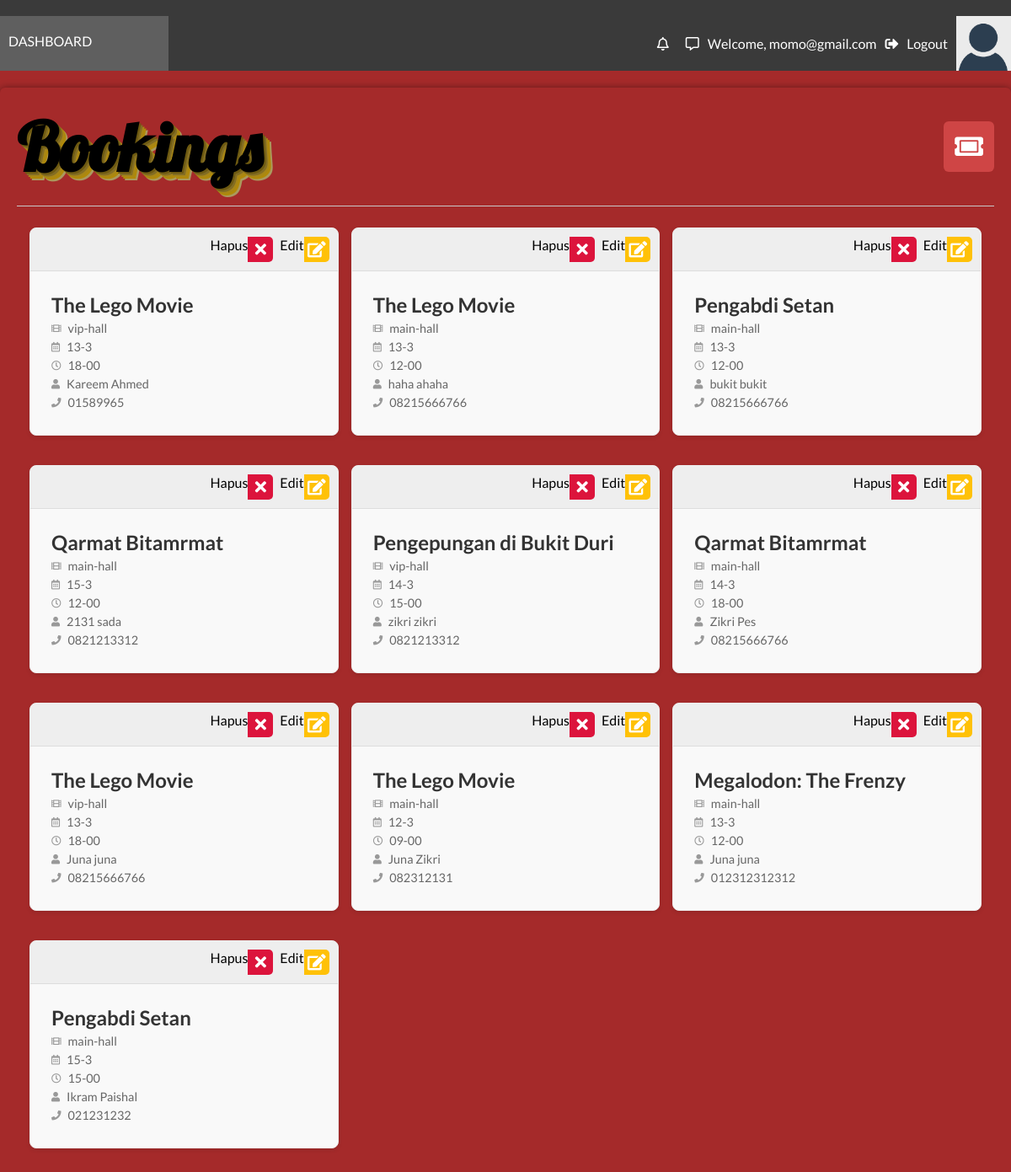
The app's page /cinema/todo.php (signed in) with its own data.
### tables this page shows
CREATE TABLE `bookingtable` (
  `bookingID` int(11) NOT NULL,
  `movieName` varchar(100) DEFAULT NULL,
  `bookingTheatre` varchar(100) NOT NULL,
  `bookingType` varchar(100) DEFAULT NULL,
  `bookingDate` varchar(50) NOT NULL,
  `bookingTime` varchar(50) NOT NULL,
  `bookingFName` varchar(100) NOT NULL,
  `bookingLName` varchar(100) DEFAULT NULL,
  `bookingPNumber` varchar(12) NOT NULL,
  `movieID` int(11) DEFAULT NULL
);

### cinema/todo.php (the view, shortened to what this page needs)
<!DOCTYPE html>
<html lang="en">
<head>
    <link rel="stylesheet" href="https://use.fontawesome.com/releases/v5.7.2/css/all.css"
>
</head>
<?php
    $link = mysqli_connect("localhost", "root", "", "cinema");
    $sql = "SELECT * FROM bookingTable";
    ?>
    <a href="admin.php">
        <div class="admin-section-header"><br>
            <a href="admin.php">
                <div class="admin-logo">
                    DASHBOARD</a>
                </div>
                <div class="admin-login-info">
                    <i class="far fa-bell admin-notification-button"></i>
                    <i class="far fa-comment-alt"></i>
                    <a href="#">Welcome, <?= htmlspecialchars($_SESSION['email']); ?></a>
                    <a href="logout.php"><i class="fas fa-sign-out-alt"></i>Logout</a>
                    <img class="admin-user-avatar" src="../img/avatar.png" alt="">
                </div>
        <div class="admin-section-panel admin-section-panel1">
            <div class="admin-panel-section-header">
                <h2>Bookings</h2>
                <i class="fas fa-ticket-alt" style="background-color: #cf4545"></i>
            </div>
            <div class="admin-panel-section-content">
                <div class="admin-panel-section-booking-list">
                    <?php
                    if ($result = mysqli_query($link, $sql)) {
                        if (mysqli_num_rows($result) > 0) {
                            while ($row = mysqli_fetch_array($result)) {
                                echo "<div class=\"admin-panel-section-booking-item\">\n";
                                echo "       <div class=\"admin-panel-section-booking-response\">\n";
                                echo "           <a href='delete.php?id=" . $row['bookingID'] . "' title=\"Tolak Booking\">Hapus<i class=\"fas fa-times decline-booking\" style=\"background-color: #dc143c;\"></i></a>
\n";
                                echo "           <a href='edit.php?id=" . $row['bookingID'] . "' title=\"Edit Booking\">Edit<i class=\"fas fa-edit\" style=\"background-color: #ffc107;\"></i></a>
\n";
                                echo "       </div>\n";
                                echo "       <div class=\"admin-panel-section-booking-info\">\n";
                                echo "           <h3>" . $row['movieName'] . "</h3>\n";
                                echo "           <p class=\"info-item\"><i class=\"fas fa-film\"></i> " . $row['bookingTheatre'] . "</p>\n";
                                echo "           <p class=\"info-item\"><i class=\"far fa-calendar-alt\"></i> " . $row['bookingDate'] . "</p>\n";
                                echo "           <p class=\"info-item\"><i class=\"far fa-clock\"></i> " . $row['bookingTime'] . "</p>\n";
                                echo "           <p class=\"info-item\"><i class=\"fas fa-user\"></i> " . $row['bookingFName'] . " " . $row['bookingLName'] . "</p>\n";
                                echo "           <p class=\"info-item\"><i class=\"fas fa-phone\"></i> " . $row['bookingPNumber'] . "</p>\n";
                                echo "       </div>\n";
                                echo "   </div>";
                            }
                        } else {
                            echo '<h4 class="no-annot">Tidak ada booking saat ini</h4>';
                        }
                    } else {
                        echo "ERROR: Could not able to execute $sql. " . mysqli_error($link);
                    }
                    ?>
                </div>
            </div>
        </div>
</body>
</html>

### cinema/todo.php (style rules this page uses)
* { margin: 0; padding: 0; box-sizing: border-box; font-family: 'Lato', sans-serif; text-decoration: none; color: unset; }
.admin-section-header { color: #FFF; width: 100%; background-color: #3a3a3a; display: grid; grid-template-columns: 1fr 5fr; }
.admin-user-avatar { width: 65px; }
.admin-login-info { display: flex; align-items: center; justify-content: flex-end; }
.admin-login-info i { margin: 0 10px; cursor: pointer; }
.admin-login-info img { margin-left: 10px; }
.admin-logo { padding: 20px 10px; background-color: #5f5f5f; }
.admin-section-panel { width: 100%; margin-top: 0px; vertical-align: middle; background-color: brown; -webkit-border-radius: 6px; -moz-border-radius: 6px; border-radius: 6px; -webkit-box-shadow: 0px 0px 9px 0px rgba(0, 0, 0, 0.40); -moz-box-shadow: 0px 0px 9px 0px rgba(0, 0, 0, 0.40); box-shadow: 0px 0px 9px 0px rgba(0, 0, 0, 0.40); padding: 20px; margin: 20px 0; }
.admin-panel-section-header { display: flex; align-items: center; justify-content: flex-start; padding-bottom: 20px; border-bottom: #c7c7c7 1px solid; }
.admin-panel-section-header>h2 { color: black; font-family: 'Lobster', cursive; font-size: 100px; text-align: center; background: transparant; margin: 0; text-shadow: 2px 2px 0px #6e5a11, 4px 4px 0px #836d24, 6px 6px 0px #a88616, 8px 8px 0px #b08909, 10px 10px 0px #ab995e; }
.admin-panel-section-header>i { text-align: center; font-size: 30px; color: white; height: 60px; width: 60px; border-radius: 10%; line-height: 60px; transition: all 0.5s ease; margin-left: auto; cursor: pointer; }
.admin-panel-section-booking-item { background-color: transparant; -webkit-border-radius: 6px; -moz-border-radius: 6px; border-radius: 6px; border: #969696 1px solid; margin: 10px 0; overflow: hidden; display: flex; transition: all 0.6s ease; }
.admin-panel-section-booking-response i { font-size: 25px; height: 50px; width: 50px; color: #FFF; line-height: 50px; text-align: center; display: block; cursor: pointer; }
.admin-panel-section-booking-response .decline-booking { background-color: #dc143c; }
.admin-panel-section-booking-info { margin: 10px 10px; display: flex; flex: 100%; flex-direction: column; justify-content: center; }
.admin-panel-section-header h2 { font-size: 5em; align: center; background: transparent; margin: 0; }
.admin-panel-section-booking-list { display: grid; grid-template-columns: repeat(auto-fit, minmax(300px, 1fr)); gap: 15px; padding: 15px; }
.admin-panel-section-booking-item { background-color: #f9f9f9; border-radius: 8px; box-shadow: 0 2px 5px rgba(0, 0, 0, 0.1); border: 1px solid #eee; display: flex; flex-direction: column; overflow: hidden; transition: transform 0.3s ease-in-out; }
.admin-panel-section-booking-response { background-color: #eee; padding: 10px; display: flex; justify-content: flex-end; border-bottom: 1px solid #ddd; }
.admin-panel-section-booking-response a { margin-left: 8px; text-decoration: none; border-radius: 5px; overflow: hidden; display: inline-flex; }
.admin-panel-section-booking-response i { font-size: 1.2em; color: #fff; width: 30px; height: 30px; line-height: 30px; text-align: center; }
.admin-panel-section-booking-info { padding: 15px; }
.admin-panel-section-booking-info h3 { margin-top: 0; margin-bottom: 5px; color: #333; font-size: 1.5em; }
.admin-panel-section-booking-info p { margin-bottom: 8px; color: #666; font-size: 0.9em; }
.admin-panel-section-booking-info .info-item { display: flex; align-items: center; margin-bottom: 5px; }
.admin-panel-section-booking-info .info-item i { margin-right: 8px; color: #999; font-size: 0.8em; }

### records on screen
bookingtable: movieName "The Lego Movie", bookingTheatre "vip-hall", bookingDate "13-3", bookingTime "18-00", bookingFName "Kareem", bookingLName "Ahmed", bookingPNumber "01589965"
bookingtable: movieName "The Lego Movie", bookingTheatre "main-hall", bookingDate "13-3", bookingTime "12-00", bookingFName "haha", bookingLName "ahaha", bookingPNumber "08215666766"
bookingtable: movieName "Pengabdi Setan", bookingTheatre "main-hall", bookingDate "13-3", bookingTime "12-00", bookingFName "bukit", bookingLName "bukit", bookingPNumber "08215666766"
bookingtable: movieName "Qarmat Bitamrmat", bookingTheatre "main-hall", bookingDate "15-3", bookingTime "12-00", bookingFName "2131", bookingLName "sada", bookingPNumber "0821213312"
bookingtable: movieName "Pengepungan di Bukit Duri", bookingTheatre "vip-hall", bookingDate "14-3", bookingTime "15-00", bookingFName "zikri", bookingLName "zikri", bookingPNumber "0821213312"
bookingtable: movieName "Qarmat Bitamrmat", bookingTheatre "main-hall", bookingDate "14-3", bookingTime "18-00", bookingFName "Zikri", bookingLName "Pes", bookingPNumber "08215666766"
bookingtable: movieName "The Lego Movie", bookingTheatre "vip-hall", bookingDate "13-3", bookingTime "18-00", bookingFName "Juna", bookingLName "juna", bookingPNumber "08215666766"
bookingtable: movieName "The Lego Movie", bookingTheatre "main-hall", bookingDate "12-3", bookingTime "09-00", bookingFName "Juna", bookingLName "Zikri", bookingPNumber "082312131"
bookingtable: movieName "Megalodon: The Frenzy", bookingTheatre "main-hall", bookingDate "13-3", bookingTime "12-00", bookingFName "Juna", bookingLName "juna", bookingPNumber "012312312312"
bookingtable: movieName "Pengabdi Setan", bookingTheatre "main-hall", bookingDate "15-3", bookingTime "15-00", bookingFName "Ikram", bookingLName "Paishal", bookingPNumber "021231232"

### other values on screen
$_SESSION['email'] "momo@gmail.com"
